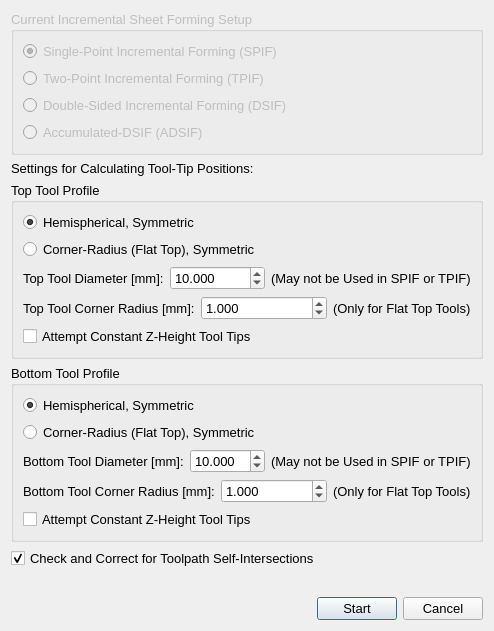
<?xml version="1.0" encoding="UTF-8"?>
<ui version="4.0">
 <class>singleFeatureToolTipGenDialog</class>
 <widget class="QDialog" name="singleFeatureToolTipGenDialog">
  <property name="geometry">
   <rect>
    <x>0</x>
    <y>0</y>
    <width>471</width>
    <height>614</height>
   </rect>
  </property>
  <property name="windowTitle">
   <string>Single-Feature Tool-Tip Generation from Contact Points</string>
  </property>
  <layout class="QVBoxLayout" name="verticalLayout_4">
   <item>
    <widget class="QGroupBox" name="groupBox">
     <property name="enabled">
      <bool>false</bool>
     </property>
     <property name="font">
      <font>
       <pointsize>10</pointsize>
      </font>
     </property>
     <property name="title">
      <string>Current Incremental Sheet Forming Setup</string>
     </property>
     <layout class="QVBoxLayout" name="verticalLayout">
      <item>
       <widget class="QRadioButton" name="spifRadioButton">
        <property name="font">
         <font>
          <pointsize>10</pointsize>
         </font>
        </property>
        <property name="toolTip">
         <string>One tool that forms the sheet</string>
        </property>
        <property name="statusTip">
         <string>One tool that forms the sheet</string>
        </property>
        <property name="text">
         <string>Single-Point Incremental Forming (SPIF)</string>
        </property>
        <property name="checked">
         <bool>true</bool>
        </property>
       </widget>
      </item>
      <item>
       <widget class="QRadioButton" name="tpifRadioButton">
        <property name="font">
         <font>
          <pointsize>10</pointsize>
         </font>
        </property>
        <property name="toolTip">
         <string>One tool and a partial die to support the sheet during forming</string>
        </property>
        <property name="statusTip">
         <string>One tool and a partial die to support the sheet during forming</string>
        </property>
        <property name="text">
         <string>Two-Point Incremental Forming (TPIF)</string>
        </property>
       </widget>
      </item>
      <item>
       <widget class="QRadioButton" name="dsifRadioButton">
        <property name="font">
         <font>
          <pointsize>10</pointsize>
         </font>
        </property>
        <property name="toolTip">
         <string>Two independent tools, one on each side of the sheet</string>
        </property>
        <property name="statusTip">
         <string>Two independent tools, one on each side of the sheet</string>
        </property>
        <property name="text">
         <string>Double-Sided Incremental Forming (DSIF)</string>
        </property>
       </widget>
      </item>
      <item>
       <widget class="QRadioButton" name="adsifRadioButton">
        <property name="font">
         <font>
          <pointsize>10</pointsize>
         </font>
        </property>
        <property name="toolTip">
         <string>Two independent tools, one on each side of the sheet</string>
        </property>
        <property name="statusTip">
         <string>Two independent tools, one on each side of the sheet</string>
        </property>
        <property name="text">
         <string>Accumulated-DSIF (ADSIF)</string>
        </property>
       </widget>
      </item>
     </layout>
    </widget>
   </item>
   <item>
    <widget class="QLabel" name="label">
     <property name="font">
      <font>
       <pointsize>10</pointsize>
      </font>
     </property>
     <property name="text">
      <string>Settings for Calculating Tool-Tip Positions:</string>
     </property>
    </widget>
   </item>
   <item>
    <widget class="QGroupBox" name="groupBox_2">
     <property name="font">
      <font>
       <pointsize>10</pointsize>
      </font>
     </property>
     <property name="title">
      <string>Top Tool Profile</string>
     </property>
     <layout class="QVBoxLayout" name="verticalLayout_2">
      <item>
       <widget class="QRadioButton" name="hemisphericalTopToolProfileRadioButton">
        <property name="text">
         <string>Hemispherical, Symmetric</string>
        </property>
        <property name="checked">
         <bool>true</bool>
        </property>
       </widget>
      </item>
      <item>
       <widget class="QRadioButton" name="doubleRadiusTopToolProfileRadioButton">
        <property name="enabled">
         <bool>true</bool>
        </property>
        <property name="text">
         <string>Corner-Radius (Flat Top), Symmetric</string>
        </property>
       </widget>
      </item>
      <item>
       <layout class="QHBoxLayout" name="horizontalLayout">
        <item>
         <widget class="QLabel" name="label_1">
          <property name="font">
           <font>
            <pointsize>10</pointsize>
           </font>
          </property>
          <property name="text">
           <string>Top Tool Diameter [mm]:</string>
          </property>
         </widget>
        </item>
        <item>
         <widget class="QDoubleSpinBox" name="topToolDiamSpinBox">
          <property name="font">
           <font>
            <pointsize>10</pointsize>
           </font>
          </property>
          <property name="toolTip">
           <string>Diameter of the top tool</string>
          </property>
          <property name="decimals">
           <number>3</number>
          </property>
          <property name="minimum">
           <double>0.010000000000000</double>
          </property>
          <property name="maximum">
           <double>250.000000000000000</double>
          </property>
          <property name="value">
           <double>10.000000000000000</double>
          </property>
         </widget>
        </item>
        <item>
         <widget class="QLabel" name="label_3">
          <property name="font">
           <font>
            <pointsize>10</pointsize>
           </font>
          </property>
          <property name="text">
           <string>(May not be Used in SPIF or TPIF)</string>
          </property>
         </widget>
        </item>
       </layout>
      </item>
      <item>
       <layout class="QHBoxLayout" name="horizontalLayout_5">
        <item>
         <widget class="QLabel" name="label_6">
          <property name="text">
           <string>Top Tool Corner Radius [mm]:</string>
          </property>
         </widget>
        </item>
        <item>
         <widget class="QDoubleSpinBox" name="topToolCornerRadiusSpinBox">
          <property name="decimals">
           <number>3</number>
          </property>
          <property name="minimum">
           <double>0.001000000000000</double>
          </property>
          <property name="maximum">
           <double>15.000000000000000</double>
          </property>
          <property name="singleStep">
           <double>0.500000000000000</double>
          </property>
          <property name="value">
           <double>1.000000000000000</double>
          </property>
         </widget>
        </item>
        <item>
         <widget class="QLabel" name="label_7">
          <property name="text">
           <string>(Only for Flat Top Tools)</string>
          </property>
         </widget>
        </item>
       </layout>
      </item>
      <item>
       <widget class="QCheckBox" name="topToolConstZHeightCheckBox">
        <property name="text">
         <string>Attempt Constant Z-Height Tool Tips</string>
        </property>
       </widget>
      </item>
     </layout>
    </widget>
   </item>
   <item>
    <widget class="QGroupBox" name="groupBox_3">
     <property name="font">
      <font>
       <pointsize>10</pointsize>
      </font>
     </property>
     <property name="title">
      <string>Bottom Tool Profile</string>
     </property>
     <layout class="QVBoxLayout" name="verticalLayout_3">
      <item>
       <widget class="QRadioButton" name="hemisphericalBotToolProfileRadioButton">
        <property name="text">
         <string>Hemispherical, Symmetric</string>
        </property>
        <property name="checked">
         <bool>true</bool>
        </property>
       </widget>
      </item>
      <item>
       <widget class="QRadioButton" name="doubleRadiusBotToolProfileRadioButton">
        <property name="enabled">
         <bool>true</bool>
        </property>
        <property name="text">
         <string>Corner-Radius (Flat Top), Symmetric</string>
        </property>
       </widget>
      </item>
      <item>
       <layout class="QHBoxLayout" name="horizontalLayout_2">
        <item>
         <widget class="QLabel" name="label_2">
          <property name="font">
           <font>
            <pointsize>10</pointsize>
           </font>
          </property>
          <property name="text">
           <string>Bottom Tool Diameter [mm]:</string>
          </property>
         </widget>
        </item>
        <item>
         <widget class="QDoubleSpinBox" name="botToolDiamSpinBox">
          <property name="font">
           <font>
            <pointsize>10</pointsize>
           </font>
          </property>
          <property name="toolTip">
           <string>Diameter of the bottom tool</string>
          </property>
          <property name="decimals">
           <number>3</number>
          </property>
          <property name="minimum">
           <double>0.010000000000000</double>
          </property>
          <property name="maximum">
           <double>250.000000000000000</double>
          </property>
          <property name="value">
           <double>10.000000000000000</double>
          </property>
         </widget>
        </item>
        <item>
         <widget class="QLabel" name="label_4">
          <property name="font">
           <font>
            <pointsize>10</pointsize>
           </font>
          </property>
          <property name="text">
           <string>(May not be Used in SPIF or TPIF)</string>
          </property>
         </widget>
        </item>
       </layout>
      </item>
      <item>
       <layout class="QHBoxLayout" name="horizontalLayout_4">
        <item>
         <widget class="QLabel" name="label_5">
          <property name="text">
           <string>Bottom Tool Corner Radius [mm]:</string>
          </property>
         </widget>
        </item>
        <item>
         <widget class="QDoubleSpinBox" name="botToolCornerRadiusSpinBox">
          <property name="decimals">
           <number>3</number>
          </property>
          <property name="minimum">
           <double>0.001000000000000</double>
          </property>
          <property name="maximum">
           <double>15.000000000000000</double>
          </property>
          <property name="singleStep">
           <double>0.500000000000000</double>
          </property>
          <property name="value">
           <double>1.000000000000000</double>
          </property>
         </widget>
        </item>
        <item>
         <widget class="QLabel" name="label_8">
          <property name="text">
           <string>(Only for Flat Top Tools)</string>
          </property>
         </widget>
        </item>
       </layout>
      </item>
      <item>
       <widget class="QCheckBox" name="botToolConstZHeightCheckBox">
        <property name="text">
         <string>Attempt Constant Z-Height Tool Tips</string>
        </property>
       </widget>
      </item>
     </layout>
    </widget>
   </item>
   <item>
    <spacer name="verticalSpacer_4">
     <property name="orientation">
      <enum>Qt::Vertical</enum>
     </property>
     <property name="sizeType">
      <enum>QSizePolicy::Preferred</enum>
     </property>
     <property name="sizeHint" stdset="0">
      <size>
       <width>20</width>
       <height>5</height>
      </size>
     </property>
    </spacer>
   </item>
   <item>
    <widget class="QCheckBox" name="correctSelfInterferenceCheckBox">
     <property name="enabled">
      <bool>true</bool>
     </property>
     <property name="font">
      <font>
       <pointsize>10</pointsize>
      </font>
     </property>
     <property name="toolTip">
      <string>Correct against tool-to-part interference, such as when the tool is larger than a fillet on the part</string>
     </property>
     <property name="text">
      <string>Check and Correct for Toolpath Self-Intersections</string>
     </property>
     <property name="checked">
      <bool>true</bool>
     </property>
    </widget>
   </item>
   <item>
    <spacer name="verticalSpacer_2">
     <property name="orientation">
      <enum>Qt::Vertical</enum>
     </property>
     <property name="sizeType">
      <enum>QSizePolicy::Fixed</enum>
     </property>
     <property name="sizeHint" stdset="0">
      <size>
       <width>20</width>
       <height>22</height>
      </size>
     </property>
    </spacer>
   </item>
   <item>
    <layout class="QHBoxLayout" name="horizontalLayout_3">
     <item>
      <spacer name="horizontalSpacer">
       <property name="orientation">
        <enum>Qt::Horizontal</enum>
       </property>
       <property name="sizeHint" stdset="0">
        <size>
         <width>228</width>
         <height>20</height>
        </size>
       </property>
      </spacer>
     </item>
     <item>
      <widget class="QPushButton" name="startPushButton">
       <property name="font">
        <font>
         <pointsize>10</pointsize>
        </font>
       </property>
       <property name="text">
        <string>Start</string>
       </property>
      </widget>
     </item>
     <item>
      <widget class="QPushButton" name="cancelPushButton">
       <property name="font">
        <font>
         <pointsize>10</pointsize>
        </font>
       </property>
       <property name="text">
        <string>Cancel</string>
       </property>
      </widget>
     </item>
    </layout>
   </item>
  </layout>
 </widget>
 <resources/>
 <connections>
  <connection>
   <sender>startPushButton</sender>
   <signal>clicked()</signal>
   <receiver>singleFeatureToolTipGenDialog</receiver>
   <slot>accept()</slot>
   <hints>
    <hint type="sourcelabel">
     <x>379</x>
     <y>555</y>
    </hint>
    <hint type="destinationlabel">
     <x>225</x>
     <y>218</y>
    </hint>
   </hints>
  </connection>
  <connection>
   <sender>cancelPushButton</sender>
   <signal>clicked()</signal>
   <receiver>singleFeatureToolTipGenDialog</receiver>
   <slot>reject()</slot>
   <hints>
    <hint type="sourcelabel">
     <x>460</x>
     <y>555</y>
    </hint>
    <hint type="destinationlabel">
     <x>225</x>
     <y>218</y>
    </hint>
   </hints>
  </connection>
 </connections>
</ui>
